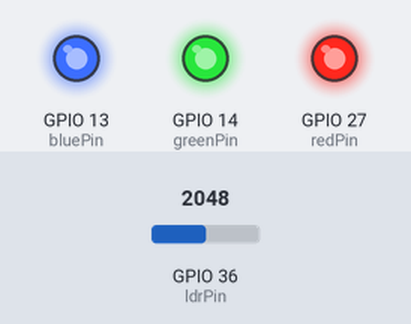
The program below on a simulated ESP32. Shown: output pins drawn as LEDs (lit = HIGH). Inputs (shaded band) come from the test bench; at power-on: GPIO 36 (ldrPin) = 2048. What the program prints to the serial monitor is not drawn.

Above: at 1.8 s.
1.9 s: GPIO 36 (ldrPin) set to 1938
At 2.4 s:
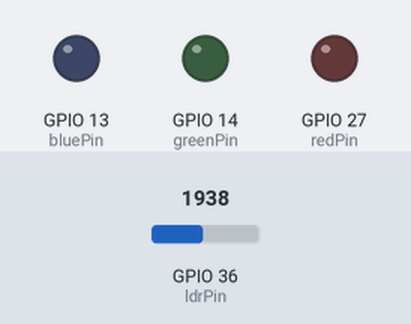
3.5 s: GPIO 36 (ldrPin) set to 2040
At 5.1 s:
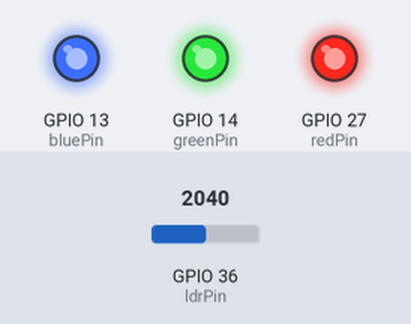
5.5 s: GPIO 36 (ldrPin) set to 1960
At 6.7 s:
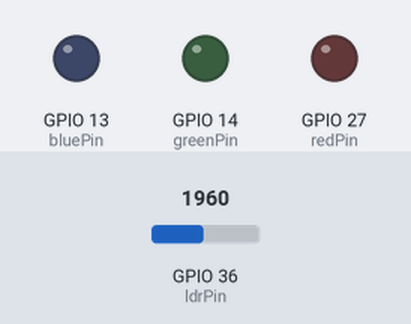
Timing chart, 0 to 8.5 s (numbered marks = the images above; inputs shaded):
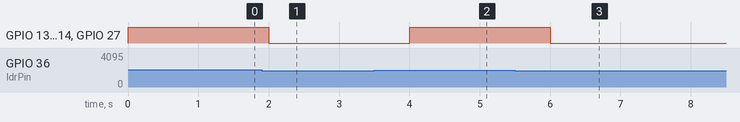

The program:

main.cpp
```cpp
#include <Arduino.h> // Thư viện chính cho lập trình Arduino

int ldrPin = 36; // GPIO 36 cho LDR
int redPin = 27; // GPIO 13 cho Red LED
int greenPin = 14; // GPIO 14 cho Green LED
int bluePin = 13; // GPIO 27 cho Blue LED
int lightThreshold = 2000; // Ngưỡng ánh sáng để bật/tắt đèn

void setup() {
  Serial.begin(9600);
  pinMode(ldrPin, INPUT);
  pinMode(redPin, OUTPUT);
  pinMode(greenPin, OUTPUT);
  pinMode(bluePin, OUTPUT);
}
void loop() {
  int lightLevel = analogRead(ldrPin); // Đọc mức độ ánh sáng từ LDR
  Serial.print("Light Level: ");
  Serial.println(lightLevel);
  if (lightLevel < lightThreshold) {
    // Trời tối - bật đèn trắng
    digitalWrite(redPin, LOW);
    digitalWrite(greenPin, LOW);
    digitalWrite(bluePin, LOW);
    Serial.println("Trời tối! Bật đèn trắng.");
  } else {
    // Trời sáng - tắt đèn
    digitalWrite(redPin, HIGH);
    digitalWrite(greenPin, HIGH);
    digitalWrite(bluePin, HIGH);
    Serial.println("Trời sáng! Tắt đèn.");
  }
  delay(1000); // Kiểm tra mỗi giây
}
```

Measured:
- the behaviour switches between 2000 and 1999 on GPIO 36 (ldrPin) (found by bisection; images 0 and 1)
- after the input at 1.9 s, GPIO 13 (bluePin), GPIO 14 (greenPin), GPIO 27 (redPin): HIGH → LOW after 0.10 s
- after the input at 3.5 s, GPIO 13 (bluePin), GPIO 14 (greenPin), GPIO 27 (redPin): LOW → HIGH after 0.50 s
- after the input at 5.5 s, GPIO 13 (bluePin), GPIO 14 (greenPin), GPIO 27 (redPin): HIGH → LOW after 0.50 s
